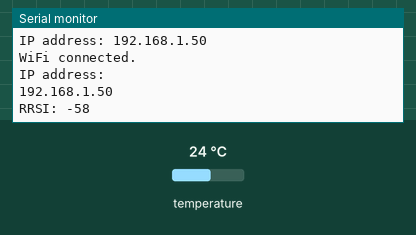
Bench run of a sketch on a simulated ESP8266 (NodeMCU). Parts: the last lines printed to the serial monitor. The test bench sets the inputs (shaded band); at power-on: temperature 24 °C. WiFi joins after 1.5 s; servers stay silent unless stated.

Above: at 3.2 s.
3.3 s: temperature set to 12 °C
At 12.4 s:
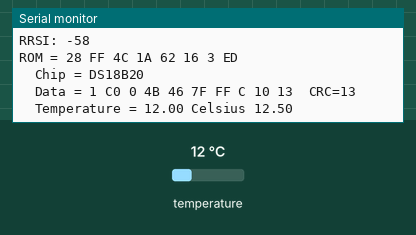
21.5 s: temperature set to 19 °C
At 30.8 s:
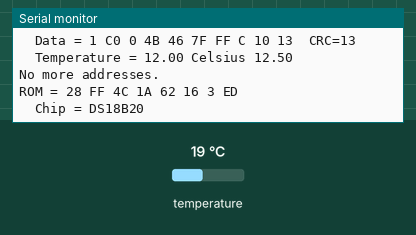

Measured:
- after the input at 3.3 s, the serial monitor: prints a new line after 7.7 s (image 1)

The sketch:

esp8266ds18b20.ino
```cpp
// Import required libraries
#include <Arduino.h>
#include <ESP8266WiFi.h>
#include <Hash.h>
#include <ESPAsyncTCP.h>
#include <ESPAsyncWebServer.h>
#include <Adafruit_Sensor.h>
#include <OneWire.h>

// Replace with your network credentials
const char* ssid = "yourssid";
const char* password = "yourpasswors";

// Set your Static IP address
IPAddress local_IP(192, 168, 1, 2);
// Set your Gateway IP address
IPAddress gateway(192, 168, 1, 1);

IPAddress subnet(255, 255, 255, 0);
IPAddress primaryDNS(192, 168, 1, 1);   //optional
IPAddress secondaryDNS(8, 8, 8, 8); //optional

// current temperature & humidity, updated in loop()
float t = 0.0;
float tcor = -0.50; //correction (calibration) temperature
const char* s = "your device name";

WiFiEventHandler wifiConnectHandler;
WiFiEventHandler wifiDisconnectHandler;

OneWire  ds(2);  // on pin 2 (a 4.7K resistor is necessary)

// Create AsyncWebServer object on port 80
AsyncWebServer server(80);

// Generally, you should use "unsigned long" for variables that hold time
// The value will quickly become too large for an int to store
unsigned long previousMillis = 0;    // will store last time DS was updated

// Updates DS readings every 10 seconds
const long interval = 10000;

const char index_html[] PROGMEM = R"rawliteral(
<!DOCTYPE HTML><html lang="cs">
<head>

  <meta http-equiv="content-type" content="text/html; charset=UTF-8">
  <meta name="viewport" content="width=device-width, initial-scale=1">
  <link rel="stylesheet" href="https://use.fontawesome.com/releases/v5.7.2/css/all.css" integrity="sha384-fnmOCqbTlWIlj8LyTjo7mOUStjsKC4pOpQbqyi7RrhN7udi9RwhKkMHpvLbHG9Sr" crossorigin="anonymous">
  <style>
    html {
     font-family: Arial;
     display: inline-block;
     margin: 0px auto;
     text-align: center;
    }
    h2 { font-size: 3.0rem; }
    p { font-size: 3.0rem; }
    .units { font-size: 1.2rem; }
    .dht-labels{
      font-size: 1.5rem;
      vertical-align:middle;
      padding-bottom: 15px;
    }
  </style>
</head>
<body>
  <h2 id="sensorname">%SENSORNAME%</h2>
  <p>
    <i class="fas fa-thermometer-half" style="color:#059e8a;"></i>
    <span class="dht-labels">Teplota</span>
    <span id="temperature">%TEMPERATURE%</span>
    <sup class="units">&deg;C</sup>
  </p>
</body>
<script>
setInterval(function ( ) {
  var xhttp = new XMLHttpRequest();
  xhttp.onreadystatechange = function() {
    if (this.readyState == 4 && this.status == 200) {
      document.getElementById("sensorname").innerHTML = this.responseText;
    }
  };
  xhttp.open("GET", "/sensorname", true);
  xhttp.send();
}, 10000 ) ;

setInterval(function ( ) {
  var xhttp = new XMLHttpRequest();
  xhttp.onreadystatechange = function() {
    if (this.readyState == 4 && this.status == 200) {
      document.getElementById("temperature").innerHTML = this.responseText;
    }
  };
  xhttp.open("GET", "/temperature", true);
  xhttp.send();
}, 10000 ) ;

</script>
</html>)rawliteral";

// Replaces placeholder with DS values
String processor(const String& var){
  //Serial.println(var);
  if(var == "TEMPERATURE"){
    return String(t);
  }
  else if(var == "SENSORNAME"){
    return String(s);
  }
  return String();
}

void initWiFi() {
  WiFi.mode(WIFI_STA);
  // Configures static IP address
  if (!WiFi.config(local_IP, gateway, subnet, primaryDNS, secondaryDNS)) {
    Serial.println("STA Failed to configure");
  }
  // Connect to Wi-Fi network with SSID and password
  WiFi.begin(ssid, password);
  Serial.print("Connecting to WiFi ..");
  while (WiFi.status() != WL_CONNECTED) {
    Serial.print('.');
    delay(1000);
  }
  // Print local IP address
  Serial.println("");
  Serial.println("WiFi connected.");
  Serial.println("IP address: ");
  Serial.println(WiFi.localIP());
  WiFi.setAutoReconnect(true);
  WiFi.persistent(true);
}

void onWifiConnect(const WiFiEventStationModeGotIP& event) {
  Serial.println("Connected to Wi-Fi sucessfully.");
  Serial.print("IP address: ");
  Serial.println(WiFi.localIP());
}

void onWifiDisconnect(const WiFiEventStationModeDisconnected& event) {
  Serial.println("Disconnected from Wi-Fi, trying to connect...");
  WiFi.disconnect();
  WiFi.begin(ssid, password);
}

void setup(){
  // Serial port for debugging purposes
  Serial.begin(115200);

  //Register event handlers
  wifiConnectHandler = WiFi.onStationModeGotIP(onWifiConnect);
  wifiDisconnectHandler = WiFi.onStationModeDisconnected(onWifiDisconnect);

  initWiFi();
  Serial.print("RRSI: ");
  Serial.println(WiFi.RSSI());

  // Route for root / web page
  server.on("/", HTTP_GET, [](AsyncWebServerRequest *request){
    request->send_P(200, "text/html", index_html, processor);
  });
  server.on("/temperature", HTTP_GET, [](AsyncWebServerRequest *request){
    request->send_P(200, "text/plain", String(t).c_str());
  });
  server.on("/sensorname", HTTP_GET, [](AsyncWebServerRequest *request){
    request->send_P(200, "text/plain", String(s).c_str());
  });

  // Start server
  server.begin();
}

byte i;
byte present = 0;
byte type_s;
byte data[12];
byte addr[8];
float celsius;

void loop(){
  unsigned long currentMillis = millis();
  if (currentMillis - previousMillis >= interval) {
    // save the last time you updated the DS values
    previousMillis = currentMillis;
    // Read temperature as Celsius (the default)


    if ( !ds.search(addr)) {
      Serial.println("No more addresses.");
      Serial.println();
      ds.reset_search();
      delay(250);
      return;
    }

    Serial.print("ROM =");
    for ( i = 0; i < 8; i++) {
      Serial.write(' ');
      Serial.print(addr[i], HEX);
    }

    if (OneWire::crc8(addr, 7) != addr[7]) {
      Serial.println("CRC is not valid!");
      return;
    }
    Serial.println();

    // the first ROM byte indicates which chip
    switch (addr[0]) {
      case 0x10:
        Serial.println("  Chip = DS18S20");  // or old DS1820
        type_s = 1;
      break;
      case 0x28:
        Serial.println("  Chip = DS18B20");
        type_s = 0;
      break;
      case 0x22:
        Serial.println("  Chip = DS1822");
        type_s = 0;
      break;
      default:
        Serial.println("Device is not a DS18x20 family device.");
        return;
      }

    ds.reset();
    ds.select(addr);
    ds.write(0x44, 1);        // start conversion, with parasite power on at the end

    delay(1000);
    // we might do a ds.depower() here, but the reset will take care of it.

    present = ds.reset();
    ds.select(addr);
    ds.write(0xBE);         // Read Scratchpad

    Serial.print("  Data = ");
    Serial.print(present, HEX);
    Serial.print(" ");
    for ( i = 0; i < 9; i++) {           // we need 9 bytes
      data[i] = ds.read();
      Serial.print(data[i], HEX);
      Serial.print(" ");
    }
    Serial.print(" CRC=");
    Serial.print(OneWire::crc8(data, 8), HEX);
    Serial.println();

    int16_t raw = (data[1] << 8) | data[0];
    if (type_s) {
      raw = raw << 3; // 9 bit resolution default
      if (data[7] == 0x10) {
        // "count remain" gives full 12 bit resolution
        raw = (raw & 0xFFF0) + 12 - data[6];
      }
    } else {
      byte cfg = (data[4] & 0x60);
      // at lower res, the low bits are undefined, so let's zero them
      if (cfg == 0x00) raw = raw & ~7;  // 9 bit resolution, 93.75 ms
      else if (cfg == 0x20) raw = raw & ~3; // 10 bit res, 187.5 ms
      else if (cfg == 0x40) raw = raw & ~1; // 11 bit res, 375 ms
      //// default is 12 bit resolution, 750 ms conversion time
    }
    celsius = (float)raw / 16.0;
    Serial.print("  Temperature = ");
    Serial.print(celsius);
    Serial.print(" Celsius ");

    float newT = celsius-tcor;
    // Read temperature as Fahrenheit (isFahrenheit = true)
    // if temperature read failed, don't change t value
    if (isnan(newT)) {
      Serial.println("Failed to read from DS18B20 sensor!");
    }
    else {
      t = newT;
      Serial.println(t);
    }
  }
}
```
